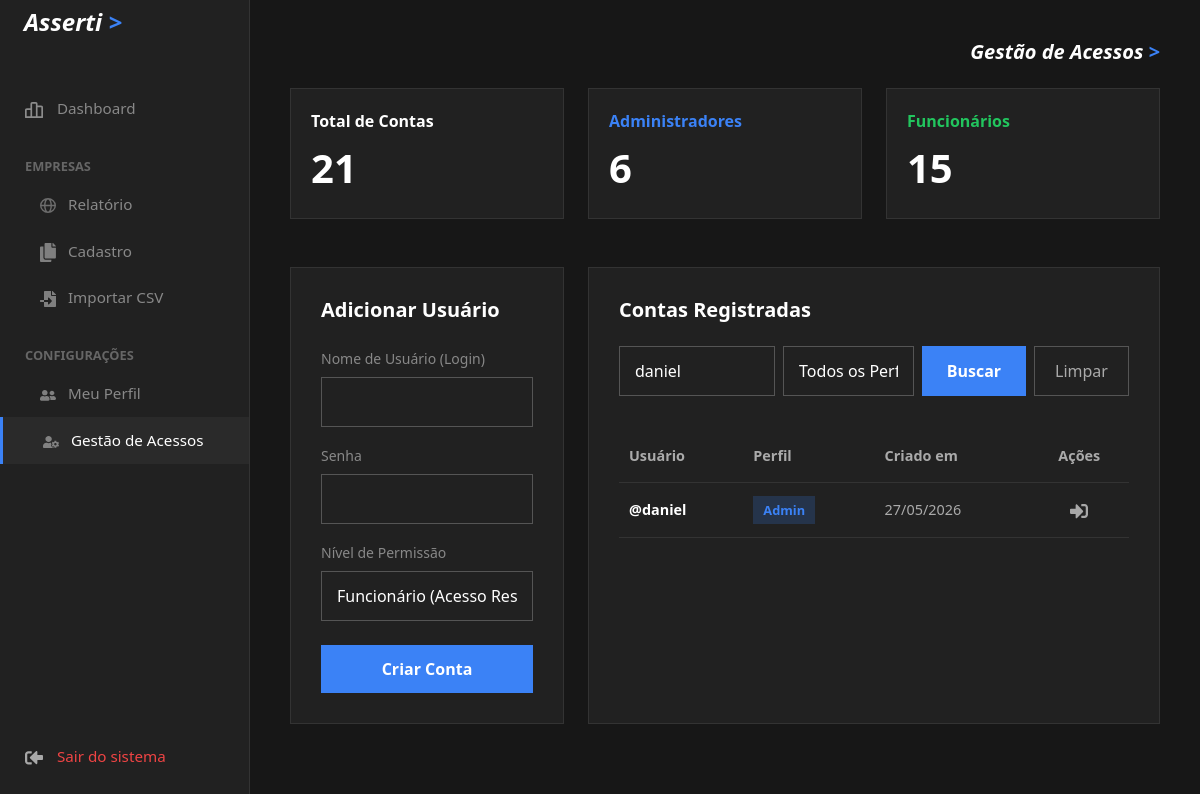
/usuarios.php?busca_usuario=daniel (signed in), run on the app's committed database.
### tables this page shows
CREATE TABLE `usuarios` (
  `id` int(11) NOT NULL,
  `usuario` varchar(50) NOT NULL,
  `senha` varchar(255) NOT NULL,
  `perfil` enum('admin','funcionario') DEFAULT 'funcionario',
  `criado_em` timestamp NOT NULL DEFAULT current_timestamp()
);

### public/usuarios.php (the view, shortened to what this page needs)
<?php
require 'conexao.php';
$total_admin = $pdo->query("SELECT COUNT(*) FROM usuarios WHERE perfil = 'admin'")->fetchColumn() ?: 0;
$total_func = $pdo->query("SELECT COUNT(*) FROM usuarios WHERE perfil = 'funcionario'")->fetchColumn() ?: 0;
$total_users = $total_admin + $total_func;
$where_sql = " WHERE 1=1";
$params_busca = [];
if (!empty($_GET['busca_usuario'])) {
    $where_sql .= " AND usuario LIKE ?";
    $params_busca[] = '%' . trim($_GET['busca_usuario']) . '%';
}
$stmt_lista = $pdo->prepare("SELECT id, usuario, perfil, criado_em FROM usuarios" . $where_sql . " ORDER BY id DESC");
$stmt_lista->execute($params_busca);
$lista_usuarios = $stmt_lista->fetchAll(PDO::FETCH_ASSOC);
?>
<!DOCTYPE html>
<html lang="pt-BR" data-bs-theme="dark">
<head>
    <link href="https://cdn.jsdelivr.net/npm/bootstrap@5.3.0/dist/css/bootstrap.min.css" rel="stylesheet">
</head>
<body>
    <?php include 'menu.php'; ?>
    <div class="main-content">
        <div class="d-flex justify-content-end mb-4">
            <h5 class="text-white fw-bold m-0" style="font-style: italic;">Gestão de Acessos <span style="color:#3b82f6;">></span></h5>
        </div>
        <div class="row g-4 mb-4">
            <div class="col-md-4">
                <div class="flat-card" style="padding: 20px;">
                    <p class="mb-0 text-white fw-bold">Total de Contas</p>
                    <div class="metric-value"><?= $total_users ?></div>
                </div>
            </div>
            <div class="col-md-4">
                <div class="flat-card" style="padding: 20px;">
                    <p class="mb-0 text-white fw-bold" style="color: #3b82f6 !important;">Administradores</p>
                    <div class="metric-value"><?= $total_admin ?></div>
                </div>
            </div>
            <div class="col-md-4">
                <div class="flat-card" style="padding: 20px;">
                    <p class="mb-0 text-white fw-bold" style="color: #22c55e !important;">Funcionários</p>
                    <div class="metric-value"><?= $total_func ?></div>
                </div>
            </div>
        </div>
        <div class="row g-4 mt-1">
            <div class="col-md-4">
                <div class="flat-card h-100">
                    <h5 class="fw-bold mb-4 text-white">Adicionar Usuário</h5>
                    <form action="usuarios.php" method="POST">
                        <div class="mb-3"><label style="color: #888;" class="form-label small">Nome de Usuário (Login)</label><input type="text" name="usuario" class="form-control flat-input" required autocomplete="off"></div>
                        <div class="mb-3"><label style="color: #888;" class="form-label small">Senha</label><input type="password" name="senha" class="form-control flat-input" required autocomplete="new-password"></div>
                        <div class="mb-4">
                            <label style="color: #888;" class="form-label small">Nível de Permissão</label>
                            <select name="perfil" class="form-select flat-input" required>
                                <option value="funcionario">Funcionário (Acesso Restrito)</option>
                            </select>
                        </div>
                        <button type="submit" class="btn-submit">Criar Conta</button>
                    </form>
                </div>
            </div>
            <div class="col-md-8">
                <div class="flat-card h-100">
                    <h5 class="fw-bold mb-4 text-white">Contas Registradas</h5>
                    <form method="GET" class="d-flex gap-2 mb-4">
                        <div style="flex-grow: 1;">
                            <input type="text" name="busca_usuario" class="form-control flat-input w-100" placeholder="Buscar por nome de usuário..." value="<?= htmlspecialchars($_GET['busca_usuario'] ?? '') ?>">
                        </div>
                        <div style="width: 220px;">
                            <select name="filtro_perfil" class="form-select flat-input">
                                <option value="">Todos os Perfis</option>
                            </select>
                        </div>
                        <button type="submit" class="btn-submit" style="width: auto;">Buscar</button>
                        <a href="usuarios.php" class="btn-clear">Limpar</a>
                    </form>
                    <div class="table-responsive">
                        <table class="table-custom">
                            <thead>
                                <tr>
                                    <th>Usuário</th>
                                    <th>Perfil</th>
                                    <th>Criado em</th>
                                    <th class="text-center">Ações</th>
                                </tr>
                            </thead>
                            <tbody>
                                <?php if(count($lista_usuarios) > 0): ?>
                                    <?php foreach ($lista_usuarios as $user): ?>
                                        <tr>
                                            <td class="text-white fw-bold">@<?= htmlspecialchars($user['usuario']) ?></td>
                                            <td>
                                                <?php if($user['perfil'] === 'admin'): ?>
                                                    <span class="badge-admin">Admin</span>
                                                <?php else: ?>
                                                    <span class="badge-func">Funcionário</span>
                                                <?php endif; ?>
                                            </td>
                                            <td style="color:#aaa;"><?= date('d/m/Y', strtotime($user['criado_em'])) ?></td>
                                            <td class="text-center">
                                                <?php if($user['usuario'] !== $_SESSION['usuario_logado']): ?>
                                                    <a href="usuarios.php?excluir=<?= $user['id'] ?>" class="btn-acao" onclick="return confirm('Tem certeza que deseja remover o acesso de @<?= htmlspecialchars($user['usuario']) ?>?');" title="Excluir Usuário">
                                                        <img src="icones/retirada.svg" width="18">
                                                    </a>
                                                <?php else: ?>
                                                    <span style="color:#555; font-size: 0.8rem; font-style: italic;">Você</span>
                                                <?php endif; ?>
                                            </td>
                                        </tr>
                                    <?php endforeach; ?>
                                <?php else: ?>
                                    <tr>
                                        <td colspan="4" class="text-center py-4 text-secondary">Nenhum usuário encontrado com estes filtros.</td>
                                    </tr>
                                <?php endif; ?>
                            </tbody>
                        </table>
                    </div>
                </div>
            </div>
        </div>
    </div>
</body>
</html>

### public/usuarios.php (style rules this page uses)
body { background-color: #171717 !important; color: #e5e7eb; font-family: 'Segoe UI', Tahoma, Geneva, Verdana, sans-serif; display: flex; overflow-x: hidden; margin: 0; min-height: 100vh; }
.main-content { margin-left: 250px; padding: 40px; width: calc(100% - 250px); background-color: #171717; }
.flat-card { background-color: #212121; border: 1px solid #333; border-radius: 0; padding: 30px; }
.flat-input { background: transparent !important; border: 1px solid #555 !important; color: white !important; border-radius: 0 !important; padding: 12px 15px; }
.btn-submit { background-color: #3b82f6; color: white; border: none; padding: 12px 25px; border-radius: 0; font-weight: bold; width: 100%; transition: 0.2s; }
.btn-clear { background: transparent; border: 1px solid #555; color: #aaa; padding: 0 20px; border-radius: 0; text-decoration: none; display: flex; align-items: center; justify-content: center; transition: 0.2s; }
select option { background-color: #212121; color: white; }
.metric-value { font-size: 2.5rem; font-weight: bold; color: #fff; margin-top: 5px; }
.table-custom { width: 100%; border-collapse: collapse; margin-top: 10px; }
.table-custom th { border-bottom: 1px solid #333; padding: 15px 10px; color: #aaa; text-align: left; font-weight: 600; font-size: 0.9rem; }
.table-custom td { border-bottom: 1px solid #333; padding: 15px 10px; text-align: left; vertical-align: middle; background-color: transparent; font-size: 0.9rem; }
.badge-admin { background-color: rgba(59, 130, 246, 0.2); color: #3b82f6; padding: 5px 10px; border-radius: 0; font-size: 0.8rem; font-weight: bold; }
.btn-acao { text-decoration: none; font-size: 1rem; color: #ef4444; transition: 0.2s; }

### data on the page
usuarios: usuario "daniel", perfil "Admin", criado_em "27/05/2026"

### other printed values
$total_users "21"
$total_admin "6"
$total_func "15"
